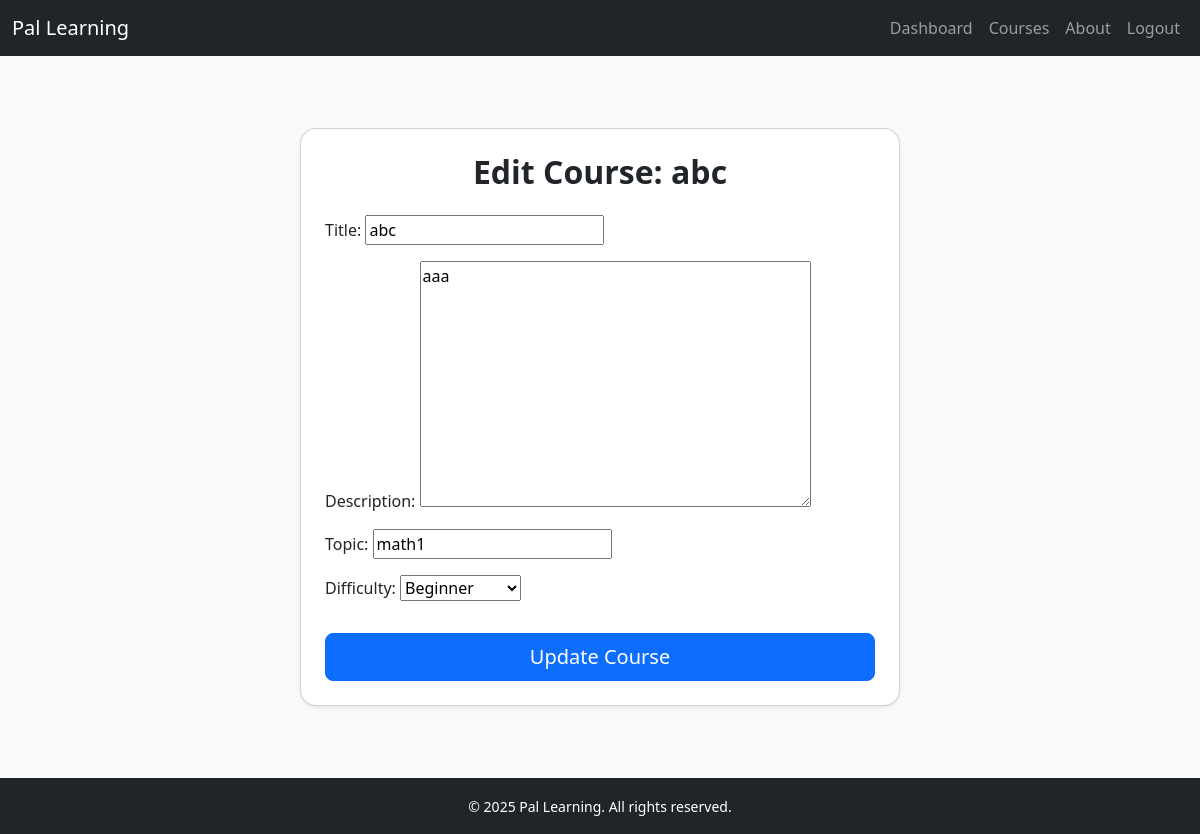
/courses/2/edit/ (signed in), run on the app's committed database.
### pal_learning_app/models.py (models this page shows, shortened)
class Course(models.Model):
    BEGINNER     = 'beginner'
    INTERMEDIATE = 'intermediate'
    ADVANCED     = 'advanced'
    DIFFICULTY_CHOICES = [
        (BEGINNER,     'Beginner'),
        (INTERMEDIATE, 'Intermediate'),
        (ADVANCED,     'Advanced'),
    ]
    title        = models.CharField(max_length=255)
    description  = models.TextField(blank=True)
    topic        = models.CharField(max_length=100, blank=True)
    difficulty   = models.CharField(max_length=20, choices=DIFFICULTY_CHOICES, default=BEGINNER)
    instructor   = models.ForeignKey(settings.AUTH_USER_MODEL, on_delete=models.PROTECT, related_name='courses_taught')
    created_at   = models.DateTimeField(auto_now_add=True)
    updated_at   = models.DateTimeField(auto_now=True)

### pal_learning_app/views.py (the view)
# urls.py: path('courses/<int:course_id>/edit/',     views.course_update,  name='course_update'),
@login_required
@user_passes_test(is_instructor_or_admin)
def course_update(request, course_id):
    course = get_object_or_404(Course, pk=course_id)
    if not request.user.is_superuser and course.instructor != request.user:
        messages.error(request, "You don’t have permission to edit this course.")
        return redirect('course_detail', course_id=course.pk)
    if request.method == 'POST':
        form = CourseForm(request.POST, instance=course)
        if form.is_valid():
            form.save()
            messages.success(request, "Course updated successfully.")
            return redirect('course_detail', course_id=course.pk)
    else:
        form = CourseForm(instance=course)
    return render(request, 'course_form.html', {
        'form': form,
        'course': course,
    })

### pal_learning_app/forms.py
class CourseForm(forms.ModelForm):
    class Meta:
        model = Course
        fields = ['title', 'description', 'topic', 'difficulty']

### pal_learning_app/utils.py (called while the page is built)
def is_instructor_or_admin(user):
    return user.is_authenticated and (
        user.is_superuser or user.role == CustomUser.INSTRUCTOR
    )

### pal_learning_app/templates/course_form.html (shortened to what this page needs)
{% extends "base.html" %}
{% block content %}
<div class="d-flex justify-content-center py-5" style="background-color: #f8f9fa; min-height: 80vh;">
  <div class="card shadow-sm rounded-4 p-4" style="width: 100%; max-width: 600px;">
    {% if course %}
      <h2 class="mb-4 fw-bold text-center">Edit Course: {{ course.title }}</h2>
    {% else %}
      <h2 class="mb-4 fw-bold text-center">Create New Course</h2>
    {% endif %}
    <form method="post" novalidate>
      {{ form.as_p }}
      <button type="submit" class="btn btn-primary btn-lg w-100 mt-3">
        {% if course %}Update Course{% else %}Create Course{% endif %}
      </button>
    </form>
  </div>
</div>
{% endblock %}

### data on the page
Course: title "abc", description "aaa", topic "math1", difficulty "Beginner"
